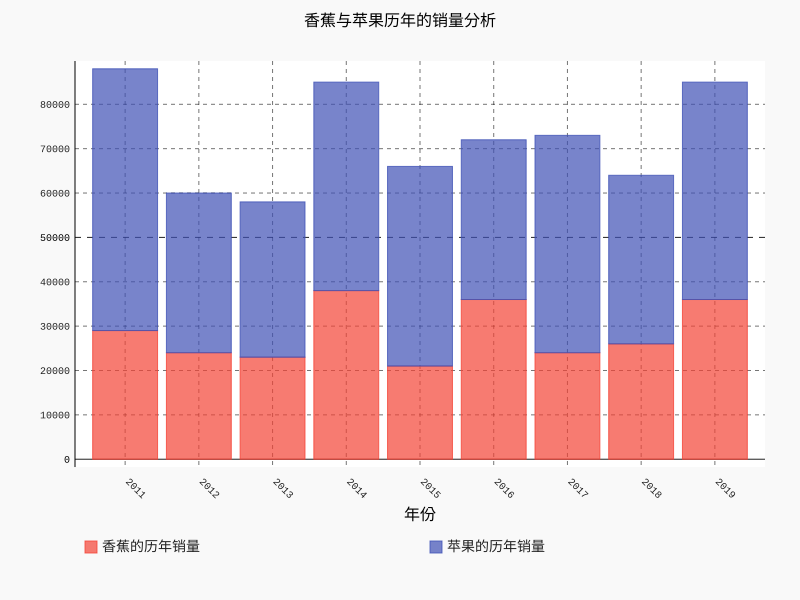

This figure's Python source:
import pygal
import random

year_data = [str(i) for i in range(2011, 2020)]
banana_data = [random.randint(20, 40) * 1000 for i in range(1, 10)]
apple_data = [random.randint(35, 60) * 1000 for i in range(1, 10)]
# 创建图（pygal.StackedBar代表叠加柱状图）
graph = pygal.StackedBar()
graph.title = '香蕉与苹果历年的销量分析'

# 添加数据
graph.add('香蕉的历年销量', banana_data)
graph.add('苹果的历年销量', apple_data)

# 对于叠加柱状图，x_labels其实是设置Y轴的坐标
graph.x_labels = year_data
graph.x_title = '年份'
graph.r_title = '销量（吨）'

# 设置x轴的标签旋转多少度
graph.x_label_rotation = 45
# 设置将图例放在下面
graph.legend_at_bottom = True
# 设置四周的页边距，也可使用margin_bottom、margin_top、margin_left、margin_right分别设置
graph.margin = 35
# 显示y轴的网格线
graph.show_y_guides = True
# 显示x轴的网格线
graph.show_x_guides = True

# 输出到图片
graph.render_to_file("Chapter_9/9-3/9-3_1.svg")
